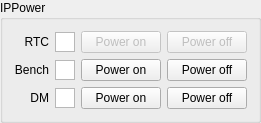
      <widget class="QGroupBox" name="ippower_groupbox">
       <property name="title">
        <string>IPPower</string>
       </property>
       <layout class="QGridLayout" name="gridLayout_3" columnstretch="0,0,1,1">
        <item row="1" column="0">
         <widget class="QLabel" name="ippower_bench_label">
          <property name="text">
           <string>Bench</string>
          </property>
          <property name="alignment">
           <set>Qt::AlignmentFlag::AlignRight|Qt::AlignmentFlag::AlignTrailing|Qt::AlignmentFlag::AlignVCenter</set>
          </property>
         </widget>
        </item>
        <item row="0" column="2">
         <widget class="QPushButton" name="ippower_rtc_on_button">
          <property name="enabled">
           <bool>false</bool>
          </property>
          <property name="text">
           <string>Power on</string>
          </property>
          <property name="icon">
           <iconset resource="../assets.qrc">
            <normaloff>:/assets/icons/system-shutdown.svg</normaloff>:/assets/icons/system-shutdown.svg</iconset>
          </property>
         </widget>
        </item>
        <item row="2" column="1">
         <widget class="KStatusIndicator" name="ippower_dm_indicator">
          <property name="sizePolicy">
           <sizepolicy hsizetype="Fixed" vsizetype="Minimum">
            <horstretch>0</horstretch>
            <verstretch>0</verstretch>
           </sizepolicy>
          </property>
          <property name="minimumSize">
           <size>
            <width>20</width>
            <height>20</height>
           </size>
          </property>
          <property name="maximumSize">
           <size>
            <width>20</width>
            <height>20</height>
           </size>
          </property>
          <property name="cursor" stdset="0">
           <cursorShape>WhatsThisCursor</cursorShape>
          </property>
         </widget>
        </item>
        <item row="1" column="1">
         <widget class="KStatusIndicator" name="ippower_bench_indicator">
          <property name="sizePolicy">
           <sizepolicy hsizetype="Fixed" vsizetype="Minimum">
            <horstretch>0</horstretch>
            <verstretch>0</verstretch>
           </sizepolicy>
          </property>
          <property name="minimumSize">
           <size>
            <width>20</width>
            <height>20</height>
           </size>
          </property>
          <property name="maximumSize">
           <size>
            <width>20</width>
            <height>20</height>
           </size>
          </property>
          <property name="cursor" stdset="0">
           <cursorShape>WhatsThisCursor</cursorShape>
          </property>
         </widget>
        </item>
        <item row="2" column="0">
         <widget class="QLabel" name="ippower_dm_label">
          <property name="text">
           <string>DM</string>
          </property>
          <property name="alignment">
           <set>Qt::AlignmentFlag::AlignRight|Qt::AlignmentFlag::AlignTrailing|Qt::AlignmentFlag::AlignVCenter</set>
          </property>
         </widget>
        </item>
        <item row="0" column="1">
         <widget class="KStatusIndicator" name="ippower_rtc_indicator">
          <property name="sizePolicy">
           <sizepolicy hsizetype="Fixed" vsizetype="Minimum">
            <horstretch>0</horstretch>
            <verstretch>0</verstretch>
           </sizepolicy>
          </property>
          <property name="minimumSize">
           <size>
            <width>20</width>
            <height>20</height>
           </size>
          </property>
          <property name="maximumSize">
           <size>
            <width>20</width>
            <height>20</height>
           </size>
          </property>
          <property name="cursor" stdset="0">
           <cursorShape>WhatsThisCursor</cursorShape>
          </property>
         </widget>
        </item>
        <item row="0" column="3">
         <widget class="QPushButton" name="ippower_rtc_off_button">
          <property name="enabled">
           <bool>false</bool>
          </property>
          <property name="text">
           <string>Power off</string>
          </property>
          <property name="icon">
           <iconset resource="../assets.qrc">
            <normaloff>:/assets/icons/system-shutdown.svg</normaloff>:/assets/icons/system-shutdown.svg</iconset>
          </property>
         </widget>
        </item>
        <item row="1" column="2">
         <widget class="QPushButton" name="ippower_bench_on_button">
          <property name="text">
           <string>Power on</string>
          </property>
          <property name="icon">
           <iconset resource="../assets.qrc">
            <normaloff>:/assets/icons/system-shutdown.svg</normaloff>:/assets/icons/system-shutdown.svg</iconset>
          </property>
         </widget>
        </item>
        <item row="2" column="2">
         <widget class="QPushButton" name="ippower_dm_on_button">
          <property name="text">
           <string>Power on</string>
          </property>
          <property name="icon">
           <iconset resource="../assets.qrc">
            <normaloff>:/assets/icons/system-shutdown.svg</normaloff>:/assets/icons/system-shutdown.svg</iconset>
          </property>
         </widget>
        </item>
        <item row="1" column="3">
         <widget class="QPushButton" name="ippower_bench_off_button">
          <property name="text">
           <string>Power off</string>
          </property>
          <property name="icon">
           <iconset resource="../assets.qrc">
            <normaloff>:/assets/icons/system-shutdown.svg</normaloff>:/assets/icons/system-shutdown.svg</iconset>
          </property>
         </widget>
        </item>
        <item row="2" column="3">
         <widget class="QPushButton" name="ippower_dm_off_button">
          <property name="text">
           <string>Power off</string>
          </property>
          <property name="icon">
           <iconset resource="../assets.qrc">
            <normaloff>:/assets/icons/system-shutdown.svg</normaloff>:/assets/icons/system-shutdown.svg</iconset>
          </property>
         </widget>
        </item>
        <item row="0" column="0">
         <widget class="QLabel" name="ippower_rtc_label">
          <property name="text">
           <string>RTC</string>
          </property>
          <property name="alignment">
           <set>Qt::AlignmentFlag::AlignRight|Qt::AlignmentFlag::AlignTrailing|Qt::AlignmentFlag::AlignVCenter</set>
          </property>
         </widget>
        </item>
       </layout>
      </widget>
